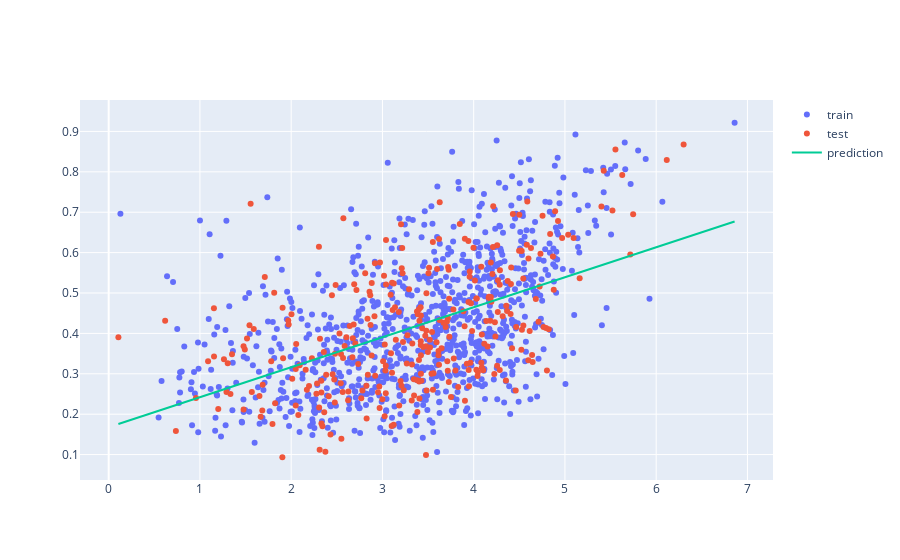

The notebook cell saved with this chart:
### Code cell
import plotly.express as px
import plotly.graph_objects as go
from sklearn.linear_model import LinearRegression
from sklearn.model_selection import train_test_split

df = counties_tp[(counties_tp['tweet_count_100k']!=0)&(counties_tp['protest_count_100k']!=0)][['tweet_count_100k', 'per_dem']]
X = np.log(df.tweet_count_100k[:, None])
X_train, X_test, y_train, y_test = train_test_split(X, df.per_dem, random_state=0)

model = LinearRegression()
model.fit(X_train, y_train)

x_range = np.linspace(X.min(), X.max(), 100)
y_range = model.predict(x_range.reshape(-1, 1))


fig = go.Figure([
    go.Scatter(x=X_train.squeeze(), y=y_train, name='train', mode='markers'),
    go.Scatter(x=X_test.squeeze(), y=y_test, name='test', mode='markers'),
    go.Scatter(x=x_range, y=y_range, name='prediction')
])

fig.show()

### Figure 1 — Plotly figure (JSON) as saved in the notebook; plotly's stock layout.template omitted (floating-point values rounded to 4 significant figures; data arrays with more than 128 entries replaced by an {"elided": "..."} marker saying what was removed)
{"data": [{"mode": "markers", "name": "train", "type": "scatter", "x": {"elided": "921 float values"}, "y": {"elided": "921 float values"}}, {"mode": "markers", "name": "test", "type": "scatter", "x": {"elided": "307 float values"}, "y": {"elided": "307 float values"}}, {"name": "prediction", "type": "scatter", "x": [0.1063, 0.1745, 0.2427, 0.3109, 0.3791, 0.4473, 0.5155, 0.5838, 0.652, 0.7202, 0.7884, 0.8566, 0.9248, 0.993, 1.061, 1.129, 1.198, 1.266, 1.334, 1.402, 1.47, 1.539, 1.607, 1.675, 1.743, 1.812, 1.88, 1.948, 2.016, 2.084, 2.153, 2.221, 2.289, 2.357, 2.425, 2.494, 2.562, 2.63, 2.698, 2.767, 2.835, 2.903, 2.971, 3.039, 3.108, 3.176, 3.244, 3.312, 3.38, 3.449, 3.517, 3.585, 3.653, 3.721, 3.79, 3.858, 3.926, 3.994, 4.063, 4.131, 4.199, 4.267, 4.335, 4.404, 4.472, 4.54, 4.608, 4.676, 4.745, 4.813, 4.881, 4.949, 5.017, 5.086, 5.154, 5.222, 5.29, 5.359, 5.427, 5.495, 5.563, 5.631, 5.7, 5.768, 5.836, 5.904, 5.972, 6.041, 6.109, 6.177, 6.245, 6.314, 6.382, 6.45, 6.518, 6.586, 6.655, 6.723, 6.791, 6.859], "y": [0.1755, 0.1806, 0.1857, 0.1907, 0.1958, 0.2009, 0.2059, 0.211, 0.2161, 0.2211, 0.2262, 0.2313, 0.2363, 0.2414, 0.2465, 0.2515, 0.2566, 0.2617, 0.2667, 0.2718, 0.2769, 0.2819, 0.287, 0.2921, 0.2971, 0.3022, 0.3073, 0.3123, 0.3174, 0.3225, 0.3275, 0.3326, 0.3377, 0.3427, 0.3478, 0.3529, 0.3579, 0.363, 0.3681, 0.3731, 0.3782, 0.3833, 0.3883, 0.3934, 0.3985, 0.4035, 0.4086, 0.4137, 0.4187, 0.4238, 0.4289, 0.4339, 0.439, 0.4441, 0.4491, 0.4542, 0.4593, 0.4643, 0.4694, 0.4745, 0.4795, 0.4846, 0.4897, 0.4947, 0.4998, 0.5049, 0.5099, 0.515, 0.5201, 0.5251, 0.5302, 0.5353, 0.5403, 0.5454, 0.5505, 0.5555, 0.5606, 0.5657, 0.5707, 0.5758, 0.5809, 0.5859, 0.591, 0.5961, 0.6011, 0.6062, 0.6113, 0.6163, 0.6214, 0.6265, 0.6315, 0.6366, 0.6417, 0.6467, 0.6518, 0.6569, 0.6619, 0.667, 0.6721, 0.6771]}], "layout": {"autosize": true, "xaxis": {"autorange": true, "range": [-0.2983, 7.264], "type": "linear"}, "yaxis": {"autorange": true, "range": [0.03274, 0.9822], "type": "linear"}}}
